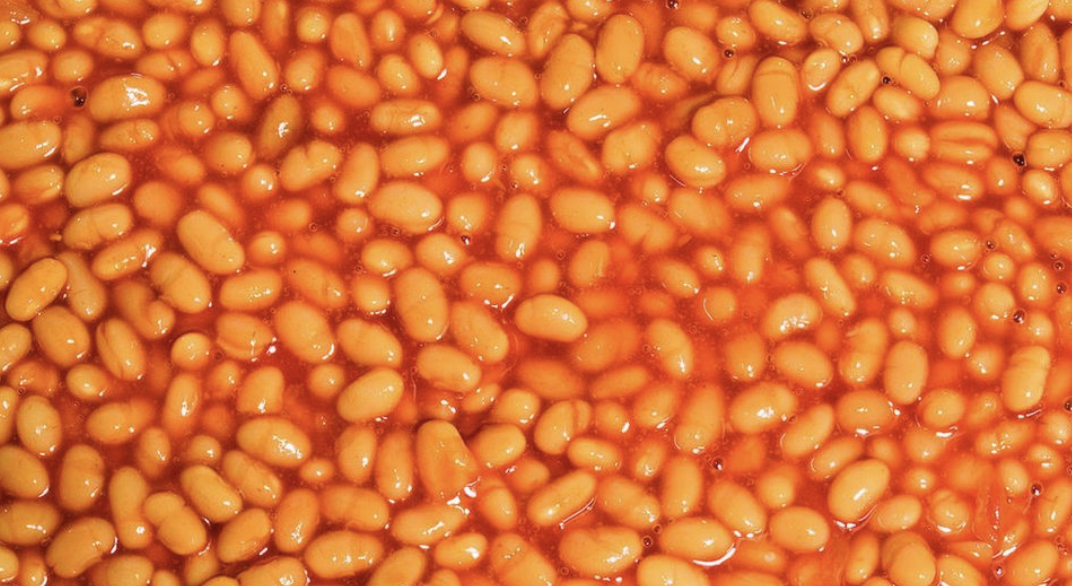
%> input picture BakedBeans.png, 1072 x 586 px
$ octave spatialDistributionPlay.m   (GNU Octave 9; MATLAB toolbox functions it lacks are replaced by stand-ins)
%> lines starting %> are read from the running program, lines starting %| are printed output that depends on the picture; in (x1, y1, x2, y2) boxes, pixels count from 0 and x2, y2 are one past the last pixel; in counts of white or black regions, pixels touching at a corner belong together; the program's own positions count from 1
### binLogLog.m
function [binCenters,N,Nnorm] = binLogLog(numBins,dataVector)
if nargin < 1
    numBins = 25;
end
%-------------------------------------------------------------------------------
% log10-spaced bin edges:
binEdges = logspace(log10(min(dataVector*0.9999)),log10(max(dataVector*1.0001)),numBins);

% Bin the data using custom bin edges:
[N,binEdges] = histcounts(dataVector,binEdges);

% Bin centers as middle points between bin edges:
binCenters = mean([binEdges(1:end-1);binEdges(2:end)]);

% Convert counts to probabilities:
Nnorm = N/sum(N);

end

### spatialDistributionPlay.m
% [11 lines of commented-out code are left out]

A = imread('BakedBeans.png');
%> A is the input picture: size 586x1072x3 uint8; mean R, G, B 218.1, 113, 52.5
doFlip = false;
maxThreshold = 0.55;
minBins = 10;

%-------------------------------------------------------------------------------

Abw = rgb2gray(A);
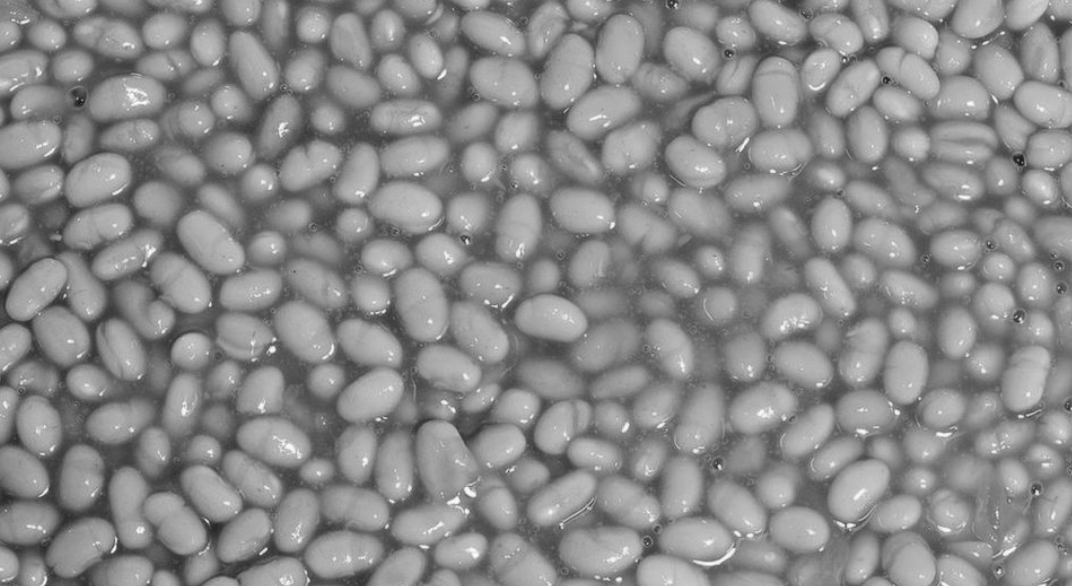
%> Abw: size 586x1072 uint8; min 22, max 251, mean 137.5
percImage = double(Abw);
if doFlip
    percImage = max(percImage) - percImage;
end
percImage = percImage/max(percImage(:));
BW = (percImage > maxThreshold);
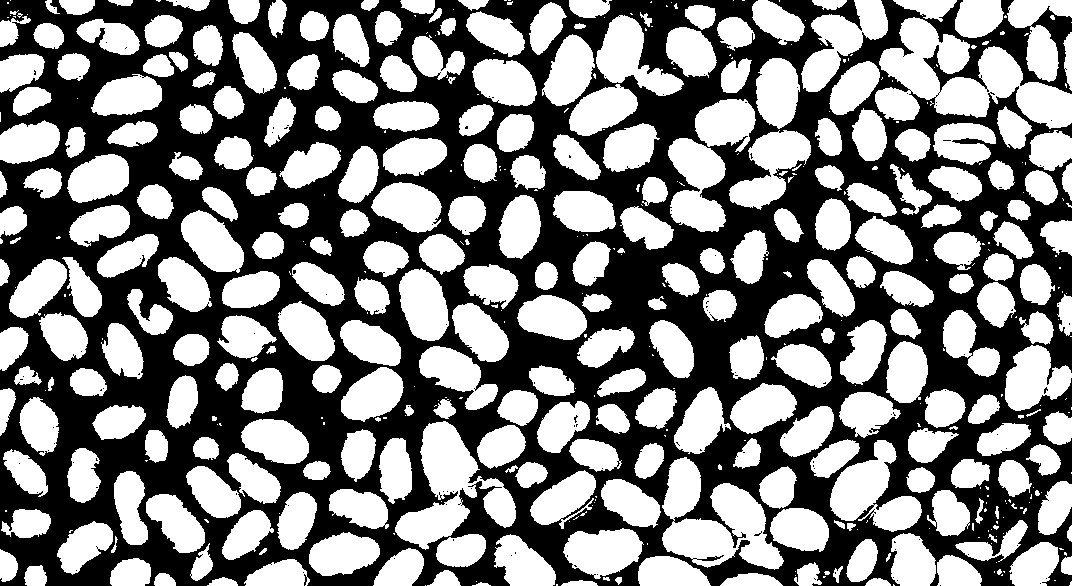
%> BW: size 586x1072 logical; 51.3% white; 135 black regions (134 under 20 px), largest, box (x1, y1, x2, y2) and area: (0, 0, 1072, 586) 305414


CC = bwconncomp(BW);
%> CC = 515 connected components
L = labelmatrix(CC);
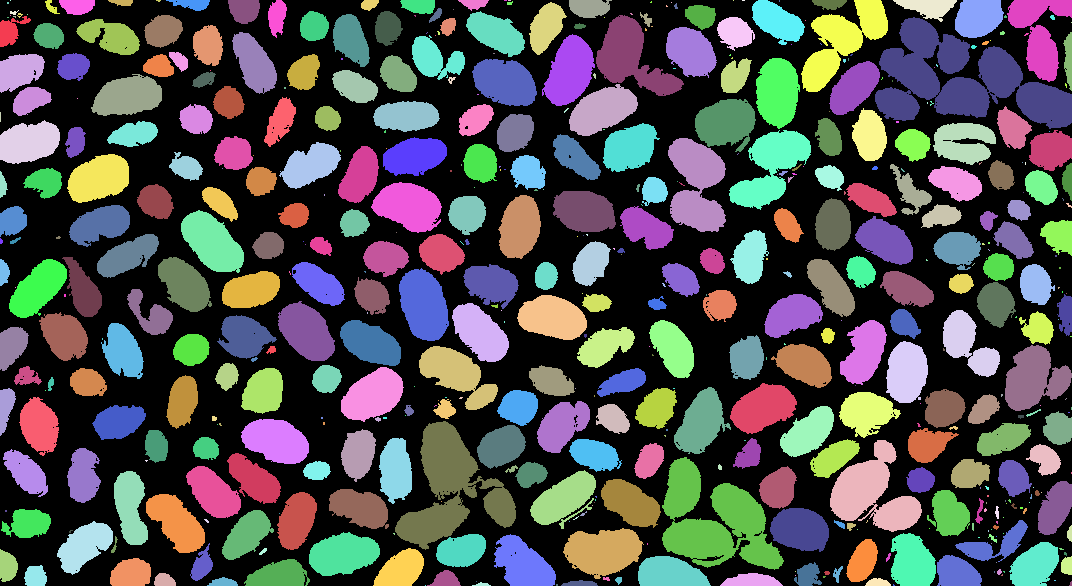
%> L: size 586x1072 uint16; 516 distinct labels, from 0 to 515; one colour per label, 0 black
RGB = label2rgb(L,'jet','k','shuffle');
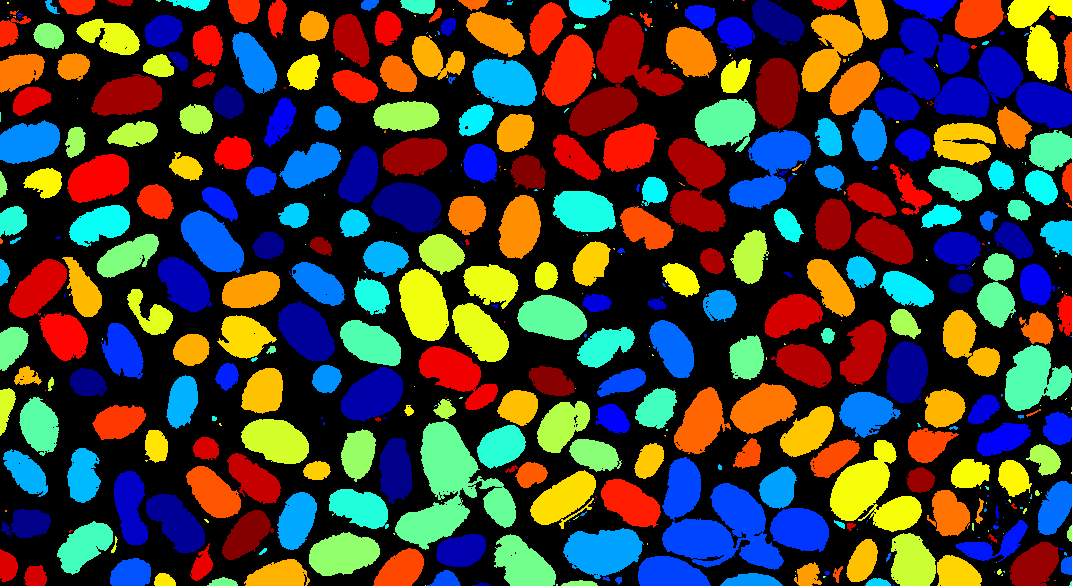
%> RGB: size 586x1072x3 uint8; mean R, G, B 65.4, 63.2, 54.6

f = figure('color','w');
subplot(2,2,1)
imshow(BW)
colormap('gray')
subplot(2,2,2)
imshow(RGB)

SS = regionprops(CC,'Area');
%> SS = 515 regions; largest, Area: 10488, 7255, 6492, 4254, 3651
clusterAreas = [SS.Area];
%> clusterAreas = 515 values, max 10488 at index 377, min 1 at index 18, mean 626.2
subplot(2,2,3)
histogram(clusterAreas)
xlabel('Cluster area')
ylabel('Frequency')
subplot(2,2,4)
numBins = max(min(minBins,length(unique(clusterAreas))),2);
%> numBins = 10
[binCenters,N,Nnorm] = binLogLog(numBins,clusterAreas);
%> in binLogLog, `binEdges = logspace(log10(min(dataVector*0.9999)),log10(max(dataVector..`: binEdges = [1 2.8 7.82 21.89 61.23 171.3 479.2 1340.4 3749.6 10489]
%> in binLogLog, `[N,binEdges] = histcounts(dataVector,binEdges);`: N = [111 80 44 23 14 32 117 90 4]
%> in binLogLog, `binCenters = mean([binEdges(1:end-1);binEdges(2:end)]);`: binCenters = [1.9 5.31 14.86 41.56 116.3 325.2 909.8 2545 7119.3]
%> in binLogLog, `Nnorm = N/sum(N);`: Nnorm = [0.216 0.155 0.0854 0.0447 0.0272 0.0621 0.227 0.175 0.00777]
%> N = [111 80 44 23 14 32 117 90 4]
loglog(binCenters,N,'o-k')
axis('square')
xlim([0.1,2.5e5])
xlabel('Cluster area')
ylabel('Frequency')
title(sprintf('Cluster sizes %u-%u',min(clusterAreas),max(clusterAreas)))
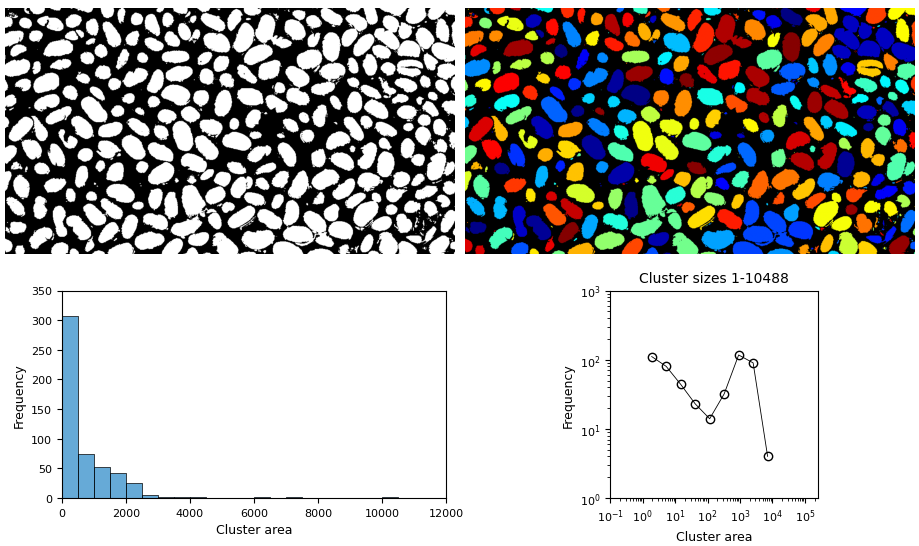
%> figure redrawn from the program's plot data, 4 panels

$ run again, with wheat.png copied over BakedBeans.png
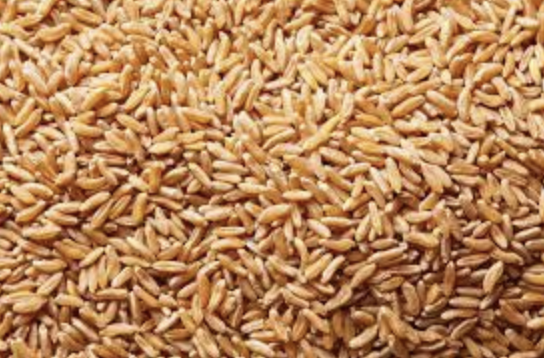
%> input picture wheat.png, 544 x 358 px
%> A is the input picture: size 358x544x3 uint8; mean R, G, B 183.5, 134.5, 90.2
%> `BW = (percImage > maxThreshold);`:
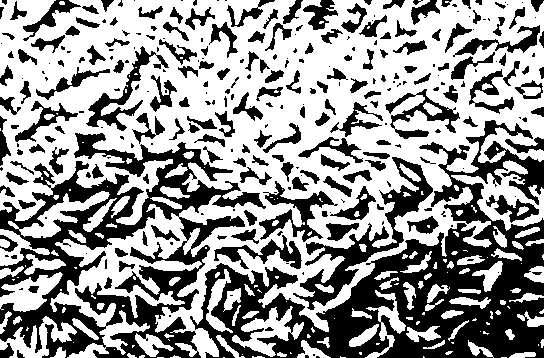
%> BW: size 358x544 logical; 59.2% white; 296 black regions (124 under 20 px), largest, box (x1, y1, x2, y2) and area: (190, 120, 544, 358) 27490, (0, 133, 266, 358) 20239, (293, 157, 433, 310) 3849
%> CC = 176 connected components
%> L: size 358x544 uint8; 177 distinct labels, from 0 to 176
%> SS = 176 regions; largest, Area: 95937, 2214, 1388, 1349, 1276
%> clusterAreas = 176 values, max 95937 at index 1, min 1 at index 28, mean 654.5
%> numBins = 10
%> binEdges = [1 3.58 12.8 45.78 163.8 585.8 2095.7 7497.3 26820.4 95946.6]
%> in binLogLog, `[N,binEdges] = histcounts(dataVector,binEdges);`: N = [27 40 44 37 19 7 1 0 1]
%> in binLogLog, `binCenters = mean([binEdges(1:end-1);binEdges(2:end)]);`: binCenters = [2.29 8.19 29.29 104.8 374.8 1340.8 4796.5 17158.8 61383.5]
%> in binLogLog, `Nnorm = N/sum(N);`: Nnorm = [0.153 0.227 0.25 0.21 0.108 0.0398 0.00568 0 0.00568]
%> `[binCenters,N,Nnorm] = binLogLog(numBins,clusterAreas);`: N = [27 40 44 37 19 7 1 0 1]
%> `title(sprintf('Cluster sizes %u-%u',min(clusterAreas),max(clusterAreas..`:
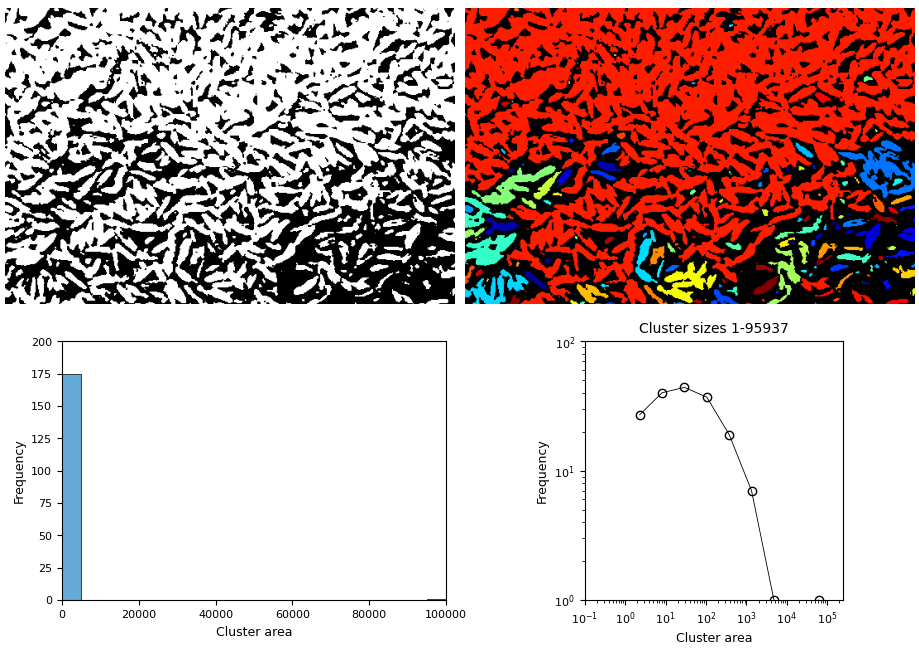
%> figure redrawn from the program's plot data, 4 panels
